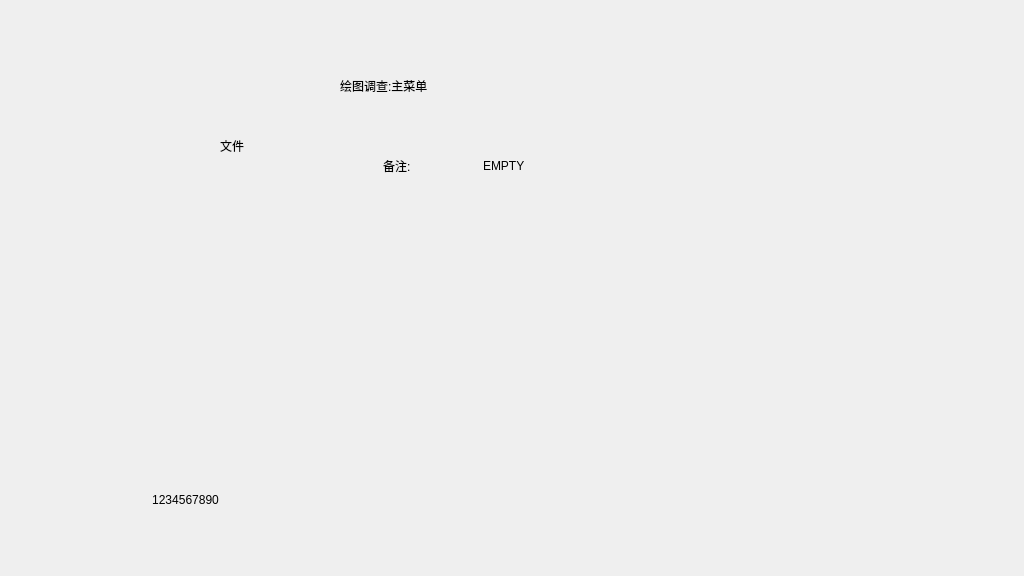
<?xml version="1.0" encoding="UTF-8"?>
<ui version="4.0">
 <class>DrawMenu</class>
 <widget class="QMainWindow" name="DrawMenu">
  <property name="geometry">
   <rect>
    <x>0</x>
    <y>0</y>
    <width>1024</width>
    <height>576</height>
   </rect>
  </property>
  <property name="windowTitle">
   <string>MainWindow</string>
  </property>
  <widget class="QWidget" name="centralwidget">
   <widget class="QLabel" name="titleLabel">
    <property name="geometry">
     <rect>
      <x>340</x>
      <y>70</y>
      <width>181</width>
      <height>31</height>
     </rect>
    </property>
    <property name="text">
     <string>绘图调查:主菜单</string>
    </property>
   </widget>
   <widget class="QLabel" name="fileLabel">
    <property name="geometry">
     <rect>
      <x>220</x>
      <y>130</y>
      <width>51</width>
      <height>31</height>
     </rect>
    </property>
    <property name="text">
     <string>文件</string>
    </property>
   </widget>
   <widget class="TimeLabel" name="currentTime">
    <property name="geometry">
     <rect>
      <x>90</x>
      <y>490</y>
      <width>191</width>
      <height>20</height>
     </rect>
    </property>
    <property name="styleSheet">
     <string notr="true">font: 75 11pt &quot;黑体&quot;;</string>
    </property>
    <property name="text">
     <string>1234567890</string>
    </property>
    <property name="alignment">
     <set>Qt::AlignCenter</set>
    </property>
   </widget>
   <widget class="QLabel" name="fileTypeLabel">
    <property name="geometry">
     <rect>
      <x>383</x>
      <y>150</y>
      <width>31</width>
      <height>31</height>
     </rect>
    </property>
    <property name="text">
     <string>备注:</string>
    </property>
   </widget>
   <widget class="QLabel" name="fileStatusLabel">
    <property name="geometry">
     <rect>
      <x>483</x>
      <y>150</y>
      <width>41</width>
      <height>31</height>
     </rect>
    </property>
    <property name="text">
     <string>EMPTY</string>
    </property>
   </widget>
  </widget>
 </widget>
 <customwidgets>
  <customwidget>
   <class>TimeLabel</class>
   <extends>QLabel</extends>
   <header>timelabel.h</header>
  </customwidget>
 </customwidgets>
 <resources/>
 <connections/>
</ui>
